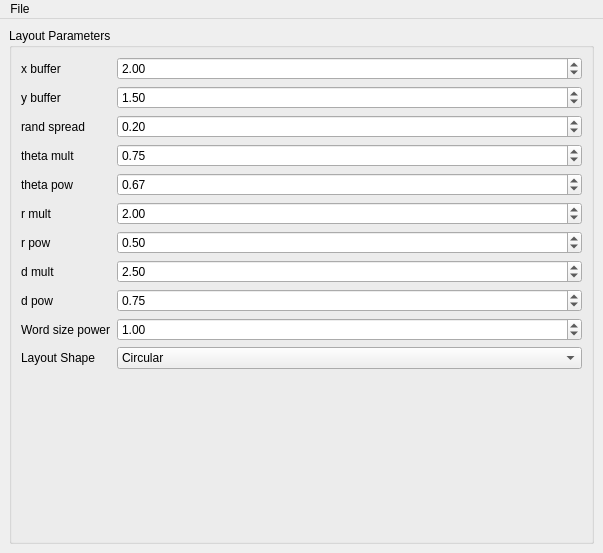
<?xml version="1.0" encoding="UTF-8"?>
<ui version="4.0">
 <class>MainWindow</class>
 <widget class="QMainWindow" name="MainWindow">
  <property name="geometry">
   <rect>
    <x>0</x>
    <y>0</y>
    <width>603</width>
    <height>553</height>
   </rect>
  </property>
  <property name="windowTitle">
   <string>MainWindow</string>
  </property>
  <widget class="QWidget" name="centralWidget">
   <layout class="QGridLayout" name="gridLayout">
    <item row="0" column="0">
     <widget class="QGroupBox" name="groupBox">
      <property name="title">
       <string>Layout Parameters</string>
      </property>
      <layout class="QFormLayout" name="formLayout">
       <item row="0" column="0">
        <widget class="QLabel" name="label">
         <property name="text">
          <string>x buffer</string>
         </property>
        </widget>
       </item>
       <item row="0" column="1">
        <widget class="QDoubleSpinBox" name="doubleSpinBox_xbuffer">
         <property name="maximum">
          <double>500.000000000000000</double>
         </property>
         <property name="singleStep">
          <double>0.100000000000000</double>
         </property>
         <property name="value">
          <double>2.000000000000000</double>
         </property>
        </widget>
       </item>
       <item row="1" column="0">
        <widget class="QLabel" name="label_2">
         <property name="text">
          <string>y buffer</string>
         </property>
        </widget>
       </item>
       <item row="1" column="1">
        <widget class="QDoubleSpinBox" name="doubleSpinBox_ybuffer">
         <property name="maximum">
          <double>500.000000000000000</double>
         </property>
         <property name="singleStep">
          <double>0.100000000000000</double>
         </property>
         <property name="value">
          <double>1.500000000000000</double>
         </property>
        </widget>
       </item>
       <item row="2" column="1">
        <widget class="QDoubleSpinBox" name="doubleSpinBox_randSpread">
         <property name="maximum">
          <double>500.000000000000000</double>
         </property>
         <property name="singleStep">
          <double>0.100000000000000</double>
         </property>
         <property name="value">
          <double>0.200000000000000</double>
         </property>
        </widget>
       </item>
       <item row="3" column="1">
        <widget class="QDoubleSpinBox" name="doubleSpinBox_thetaMult">
         <property name="singleStep">
          <double>0.100000000000000</double>
         </property>
         <property name="value">
          <double>0.750000000000000</double>
         </property>
        </widget>
       </item>
       <item row="2" column="0">
        <widget class="QLabel" name="label_3">
         <property name="text">
          <string>rand spread</string>
         </property>
        </widget>
       </item>
       <item row="3" column="0">
        <widget class="QLabel" name="label_4">
         <property name="text">
          <string>theta mult</string>
         </property>
        </widget>
       </item>
       <item row="4" column="0">
        <widget class="QLabel" name="label_5">
         <property name="text">
          <string>theta pow</string>
         </property>
        </widget>
       </item>
       <item row="5" column="0">
        <widget class="QLabel" name="label_6">
         <property name="text">
          <string>r mult</string>
         </property>
        </widget>
       </item>
       <item row="6" column="0">
        <widget class="QLabel" name="label_7">
         <property name="text">
          <string>r pow</string>
         </property>
        </widget>
       </item>
       <item row="4" column="1">
        <widget class="QDoubleSpinBox" name="doubleSpinBox_thetaPow">
         <property name="maximum">
          <double>93.989999999999995</double>
         </property>
         <property name="singleStep">
          <double>0.100000000000000</double>
         </property>
         <property name="value">
          <double>0.670000000000000</double>
         </property>
        </widget>
       </item>
       <item row="5" column="1">
        <widget class="QDoubleSpinBox" name="doubleSpinBox_rMult">
         <property name="singleStep">
          <double>0.100000000000000</double>
         </property>
         <property name="value">
          <double>2.000000000000000</double>
         </property>
        </widget>
       </item>
       <item row="6" column="1">
        <widget class="QDoubleSpinBox" name="doubleSpinBox_rPow">
         <property name="singleStep">
          <double>0.100000000000000</double>
         </property>
         <property name="value">
          <double>0.500000000000000</double>
         </property>
        </widget>
       </item>
       <item row="7" column="0">
        <widget class="QLabel" name="label_8">
         <property name="text">
          <string>d mult</string>
         </property>
        </widget>
       </item>
       <item row="8" column="0">
        <widget class="QLabel" name="label_9">
         <property name="text">
          <string>d pow</string>
         </property>
        </widget>
       </item>
       <item row="7" column="1">
        <widget class="QDoubleSpinBox" name="doubleSpinBox_dMult">
         <property name="maximum">
          <double>200.000000000000000</double>
         </property>
         <property name="singleStep">
          <double>0.100000000000000</double>
         </property>
         <property name="value">
          <double>2.500000000000000</double>
         </property>
        </widget>
       </item>
       <item row="8" column="1">
        <widget class="QDoubleSpinBox" name="doubleSpinBox_dPow">
         <property name="singleStep">
          <double>0.050000000000000</double>
         </property>
         <property name="value">
          <double>0.750000000000000</double>
         </property>
        </widget>
       </item>
       <item row="10" column="0">
        <widget class="QLabel" name="label_10">
         <property name="text">
          <string>Layout Shape</string>
         </property>
        </widget>
       </item>
       <item row="10" column="1">
        <widget class="QComboBox" name="comboBox_pathShape">
         <item>
          <property name="text">
           <string>Circular</string>
          </property>
         </item>
         <item>
          <property name="text">
           <string>Square</string>
          </property>
         </item>
        </widget>
       </item>
       <item row="9" column="0">
        <widget class="QLabel" name="label_11">
         <property name="text">
          <string>Word size power</string>
         </property>
        </widget>
       </item>
       <item row="9" column="1">
        <widget class="QDoubleSpinBox" name="doubleSpinBox_wordSizePower">
         <property name="maximum">
          <double>5.000000000000000</double>
         </property>
         <property name="singleStep">
          <double>0.100000000000000</double>
         </property>
         <property name="value">
          <double>1.000000000000000</double>
         </property>
        </widget>
       </item>
      </layout>
     </widget>
    </item>
   </layout>
  </widget>
  <widget class="QMenuBar" name="menuBar">
   <property name="geometry">
    <rect>
     <x>0</x>
     <y>0</y>
     <width>603</width>
     <height>22</height>
    </rect>
   </property>
   <widget class="QMenu" name="menuFile">
    <property name="title">
     <string>File</string>
    </property>
    <addaction name="actionNew"/>
    <addaction name="separator"/>
    <addaction name="actionExit"/>
   </widget>
   <addaction name="menuFile"/>
  </widget>
  <action name="actionNew">
   <property name="text">
    <string>New</string>
   </property>
   <property name="shortcut">
    <string>Ctrl+N</string>
   </property>
  </action>
  <action name="actionExit">
   <property name="text">
    <string>Exit</string>
   </property>
   <property name="shortcut">
    <string>Ctrl+Q</string>
   </property>
  </action>
 </widget>
 <resources/>
 <connections/>
</ui>
